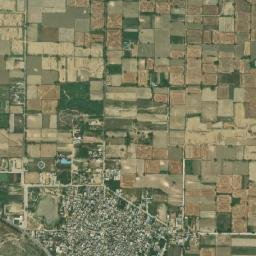
#> input picture datasets_images/real/delhi/test/clean/15_23389_13639.jpg, 256 x 256 px; its folder holds only this picture in this run
$ python test_zero_pm25.py
#> lines starting #> are read from the running program, lines starting #| are printed output that depends on the picture
### visualization.py
"""
Visualization Module
Generates visual outputs for PM2.5 estimation results.
Creates heatmaps, before/after comparisons, dehazed images, and time-series graphs.
"""

import cv2
import numpy as np
import matplotlib
matplotlib.use('Agg')
import matplotlib.pyplot as plt
import matplotlib.ticker as mticker
from datetime import datetime, timedelta
import os
import csv
from typing import Dict, Tuple, List


class PM25Visualizer:
    """Creates visualizations for PM2.5 estimation results."""

    def __init__(self, results_dir: str = 'static/results'):
        self.results_dir = results_dir
        os.makedirs(results_dir, exist_ok=True)
        plt.rcParams.update({
            'figure.facecolor': '#ffffff',
            'axes.facecolor': '#fafbff',
            'axes.edgecolor': '#d1d5db',
            'axes.labelcolor': '#374151',
            'text.color': '#111827',
            'xtick.color': '#6b7280',
            'ytick.color': '#6b7280',
            'grid.color': '#e5e7eb',
            'grid.alpha': 0.6,
            'font.family': 'sans-serif',
            'font.size': 11,
        })

    def create_heatmap(self, image_path: str, pm25_value: float,
                       output_name: str = 'heatmap.png') -> str:
        """
        Create professional PM2.5 heatmap with circular hotspot zones.
        Red centers (pollution) → Yellow rings → Green (clean air).
        Similar to environmental monitoring heatmaps.
        """
#> called with pm25_value = 0, output_name = 'test_pm25_zero_good_air.png'
        image = cv2.imread(image_path)
#> image is the input picture: shape (256, 256, 3); mean B, G, R 96.9, 125.7, 126.8
        image = cv2.resize(image, (800, 600), interpolation=cv2.INTER_LANCZOS4)
#> image: shape (600, 800, 3)

        height, width = image.shape[:2]

        # Convert to grayscale for analysis
        gray = cv2.cvtColor(image, cv2.COLOR_BGR2GRAY).astype(np.float32)
        hsv = cv2.cvtColor(image, cv2.COLOR_BGR2HSV).astype(np.float32)
        rgb = cv2.cvtColor(image, cv2.COLOR_BGR2RGB).astype(np.float32)

        # DETECT POLLUTION HOTSPOT LOCATIONS
        # Identify where pollution concentrations are likely

        # 1. Haze/Aerosol Detection
        brightness = hsv[:, :, 2] / 255.0
        saturation = hsv[:, :, 1] / 255.0
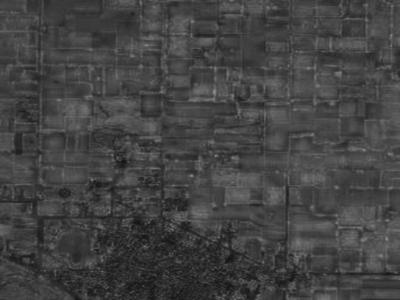
#> saturation: shape (600, 800) float32 (shown at 1/2 size); min 0.0627, max 0.612, mean 0.261
        haze_map = brightness * (1.0 - saturation)

        # 2. Non-vegetation areas (urban/industrial)
        r = rgb[:, :, 0] / 255.0
        g = rgb[:, :, 1] / 255.0
        b = rgb[:, :, 2] / 255.0
        veg_index = (g - r) / (g + r + 1e-6)
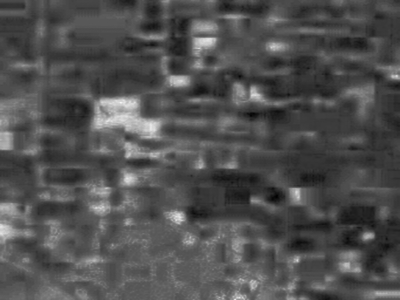
#> veg_index: shape (600, 800) float32 (shown at 1/2 size); min -0.135, max 0.306, mean 0.00294; drawn with min black and max white
        non_veg_map = 1.0 - np.clip((veg_index + 1.0) / 2.0, 0, 1)
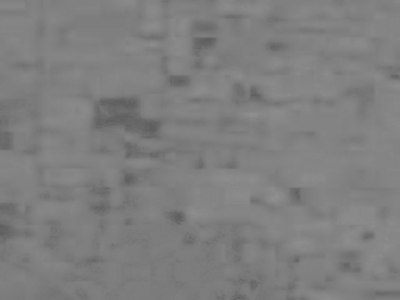
#> non_veg_map: shape (600, 800) float32 (shown at 1/2 size); min 0.347, max 0.568, mean 0.499

        # 3. Brown/dust colored areas
        brown_map = np.abs(r - b) / (r + b + 0.1)
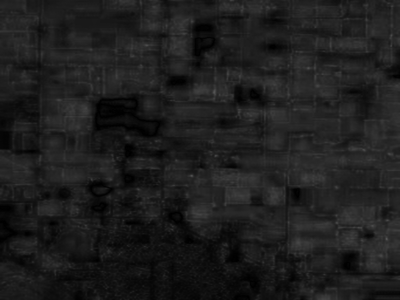
#> brown_map: shape (600, 800) float32 (shown at 1/2 size); min 0, max 0.359, mean 0.118
        brown_map = np.clip(brown_map, 0, 1)

        # Combined pollution potential map
        pollution_potential = (0.4 * haze_map + 0.3 * non_veg_map + 0.3 * brown_map)
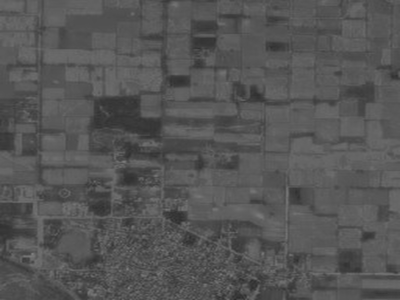
#> pollution_potential: shape (600, 800) float32 (shown at 1/2 size); min 0.146, max 0.514, mean 0.337
        pollution_potential = np.clip(pollution_potential, 0, 1)

        # Smooth the map
        pollution_potential = cv2.GaussianBlur(pollution_potential, (21, 21), 0)

        # FIND HOTSPOT CENTERS using local maxima
        # Determine number of hotspots based on PM2.5 level
        # NO hotspots for good air quality (PM2.5 <= 12)
        if pm25_value <= 12:
            num_hotspots = 0  # Good air = no pollution marking
            hotspot_intensity = 0.0
        elif pm25_value <= 35:
            num_hotspots = 1  # Moderate = minimal hotspots
            hotspot_intensity = 0.4
        elif pm25_value <= 55:
            num_hotspots = 3  # Sensitive = light hotspots
            hotspot_intensity = 0.6
        elif pm25_value <= 80:
            num_hotspots = 6
            hotspot_intensity = 0.75
        elif pm25_value > 150:
            num_hotspots = 15
            hotspot_intensity = 0.95
        else:  # 80 < PM2.5 <= 150
            num_hotspots = 10
            hotspot_intensity = 0.85

        # Find local maxima in pollution potential
        hotspots = []
        pollution_copy = pollution_potential.copy()

        for _ in range(num_hotspots):
            if np.max(pollution_copy) < 0.2:
                break
            # Find strongest point
            max_idx = np.unravel_index(np.argmax(pollution_copy), pollution_copy.shape)
            y, x = max_idx
            strength = pollution_copy[y, x]
            hotspots.append((x, y, strength))

            # Suppress area around this point
            y_min = max(0, y - 50)
            y_max = min(height, y + 50)
            x_min = max(0, x - 50)
            x_max = min(width, x + 50)
            pollution_copy[y_min:y_max, x_min:x_max] *= 0.3
#> after the loop, hotspots = []

        # CREATE HEATMAP with circular hotspot zones
        heatmap = np.zeros((height, width), dtype=np.float32)

        # Draw each hotspot as a radial gradient
        y_mesh, x_mesh = np.meshgrid(np.arange(height), np.arange(width), indexing='ij')

        for cx, cy, strength in hotspots:
            # Distance from hotspot center
            distance = np.sqrt((x_mesh - cx) ** 2 + (y_mesh - cy) ** 2)

            # Radial gradient from center
            # Inner radius (hot red zone)
            inner_radius = 30
            # Outer radius (green zone)
            outer_radius = 100

            # Create gradient: 1.0 at center, 0 at outer_radius
            zone = np.exp(-(distance ** 2) / (2 * (outer_radius ** 2) * 0.5))
            zone *= (strength * hotspot_intensity)

            heatmap = np.maximum(heatmap, zone)
#> this loop made 0 passes
#> heatmap: shape (600, 800) float32; every value is 0

        # Normalize heatmap
        if np.max(heatmap) > 0:
            heatmap = heatmap / np.max(heatmap)

        # Generate RGB heatmap with Green-Yellow-Red gradient
        heatmap_rgb = np.zeros((height, width, 3), dtype=np.uint8)

        for y in range(height):
            for x in range(width):
                value = heatmap[y, x]

                if value < 0.33:
                    # Green zone (0.0-0.33)
                    ratio = value / 0.33
                    r = int(127 * ratio)
                    g = 200
                    b = int(100 * (1 - ratio))
                elif value < 0.67:
                    # Yellow zone (0.33-0.67)
                    ratio = (value - 0.33) / 0.34
                    r = int(127 + 128 * ratio)
                    g = int(200 - 75 * ratio)
                    b = 50
                else:
                    # Red zone (0.67-1.0)
                    ratio = (value - 0.67) / 0.33
                    r = 255
                    g = int(125 - 100 * ratio)
                    b = int(50 - 40 * ratio)

                heatmap_rgb[y, x] = [b, g, r]  # BGR format for OpenCV
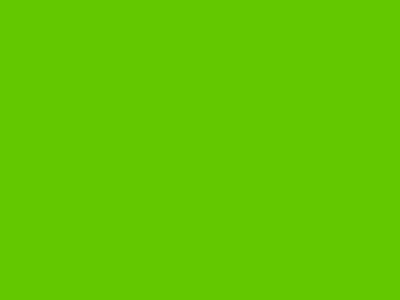
#> heatmap_rgb: shape (600, 800, 3) (shown at 1/2 size); mean R, G, B 100, 200, 0

        # Blend heatmap with original image
        heatmap_rgb_float = heatmap_rgb.astype(np.float32) / 255.0
        image_float = image.astype(np.float32) / 255.0

        # 60% heatmap, 40% original image
        blended = (0.6 * heatmap_rgb_float + 0.4 * image_float) * 255
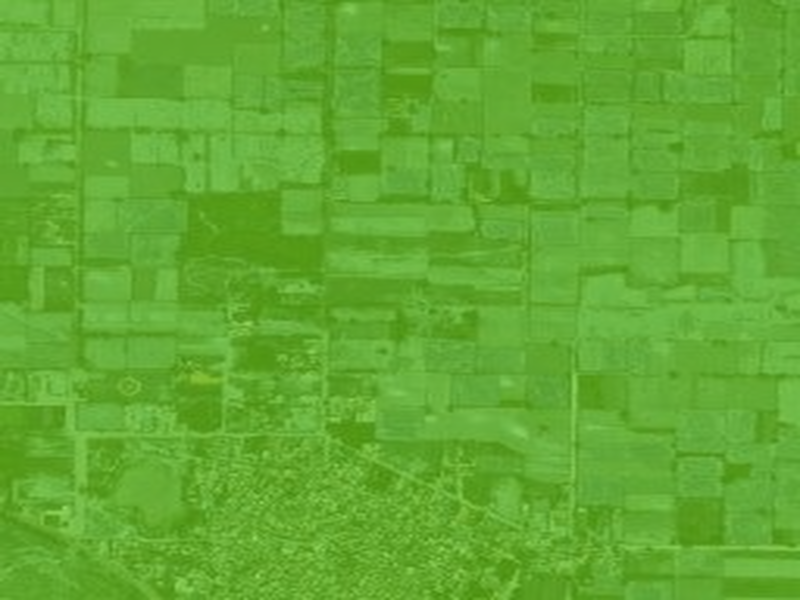
#> blended: shape (600, 800, 3) float32; mean R, G, B 98.8, 170.4, 50.7
        blended = np.clip(blended, 0, 255).astype(np.uint8)
        blended_rgb = cv2.cvtColor(blended, cv2.COLOR_BGR2RGB)

        # Visualization
        fig, ax = plt.subplots(figsize=(14, 10), dpi=100)
        ax.imshow(blended_rgb)

        # Title
        ax.set_title(f'PM2.5 Pollution Hotspot Heatmap  |  Level: {pm25_value:.1f} µg/m³',
                     fontsize=16, fontweight='bold', pad=20, color='#000000')
        ax.axis('off')

        # Determine air quality category
        if pm25_value <= 12:
            category = "GOOD - Air quality is satisfactory"
            color = '#00D084'
        elif pm25_value <= 35:
            category = "MODERATE - Acceptable air quality"
            color = '#7FDB4E'
        elif pm25_value <= 55:
            category = "SENSITIVE - Sensitive groups may be affected"
            color = '#FFB300'
        elif pm25_value <= 150:
            category = "UNHEALTHY - General public may experience issues"
            color = '#FF5050'
        else:
            category = "HAZARDOUS - Emergency conditions"
            color = '#8B0000'

        # Add legend
        legend_text = f"{category}\n\nHotspot Legend:\nRed = High Pollution | Yellow = Moderate | Green = Clean Air"
        fig.text(0.5, 0.02, legend_text, ha='center', fontsize=11,
                fontweight='bold', color=color, bbox=dict(boxstyle='round',
                facecolor='#ffffff', alpha=0.9, edgecolor=color, linewidth=2))

        plt.tight_layout()
        output_path = os.path.join(self.results_dir, output_name)
        plt.savefig(output_path, dpi=150, bbox_inches='tight', facecolor='#ffffff')
        plt.close()

        print(f"✓ Heatmap generated: {output_path}")
        print(f"  PM2.5 Level: {pm25_value:.1f} µg/m³ | Hotspots: {len(hotspots)} | Status: {category}")
#|   PM2.5 Level: 0.0 µg/m³ | Hotspots: 0 | Status: GOOD - Air quality is satisfactory

        return output_path

    # [203 lines left out: functions _generate_dehazed_image, create_dehazed, create_before_after, create_timeseries_graph, create_feature_chart, create_all_visualizations, not called in this run]

### test_zero_pm25.py
#!/usr/bin/env python3
"""Test heatmap generation with PM2.5=0.0 (good air quality)"""

import os
import glob
from visualization import PM25Visualizer

# Find first available image
images = glob.glob('datasets_images/real/delhi/test/clean/*.jpg') + \
         glob.glob('datasets_images/real/delhi/test/clean/*.jpeg')

if not images:
    print("No test images found. Checking alternate paths...")
    images = glob.glob('datasets_images/**/*.jpg', recursive=True) + \
             glob.glob('datasets_images/**/*.jpeg', recursive=True)

if images:
    test_image = images[0]
    print(f"Testing with image: {test_image}")

    visualizer = PM25Visualizer(results_dir='static/results')

    # Test with PM2.5 = 0.0 (GOOD air quality - should show NO red areas)
    output = visualizer.create_heatmap(test_image, pm25_value=0.0,
                                      output_name='test_pm25_zero_good_air.png')

    print("\n✓ Heatmap generated for PM2.5=0.0 µg/m³")
    print("  Expected: Clean satellite image with NO red hotspots")
    print(f"  Output: {output}")

else:
    print("ERROR: No test images found!")

$ run again, on datasets_images/real/delhi/test/clean/15_23394_13650.jpg
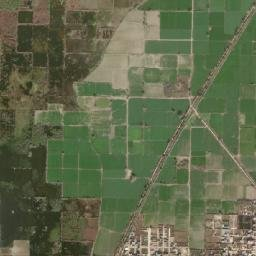
#> input picture datasets_images/real/delhi/test/clean/15_23394_13650.jpg, 256 x 256 px
#> in create_heatmap, image is the input picture: shape (256, 256, 3); mean B, G, R 76.2, 105.3, 97.3
#> image: shape (600, 800, 3)
#> in create_heatmap, `pollution_potential = (0.4 * haze_map + 0.3 * non_veg_map + 0.3 * brow..`:
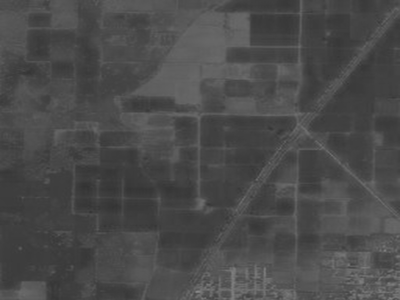
#> pollution_potential: shape (600, 800) float32 (shown at 1/2 size); min 0.194, max 0.549, mean 0.295
#> after the loop in create_heatmap, `for _ in range(num_hotspots):`: hotspots = []
#> in create_heatmap, `blended = (0.6 * heatmap_rgb_float + 0.4 * image_float) * 255`:
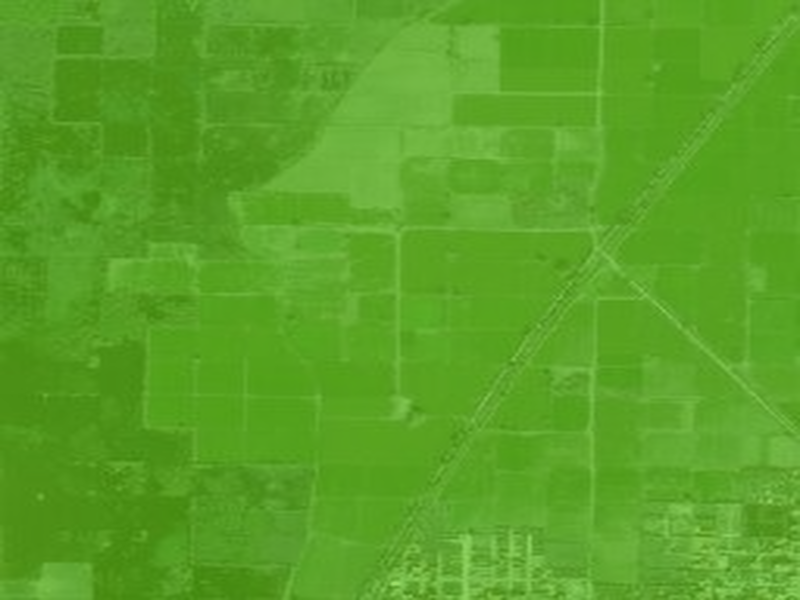
#> blended: shape (600, 800, 3) float32; mean R, G, B 90.5, 162.1, 39
#|   PM2.5 Level: 0.0 µg/m³ | Hotspots: 0 | Status: GOOD - Air quality is satisfactory

$ run again, on datasets_images/real/delhi/test/clean/15_23394_13661.jpg
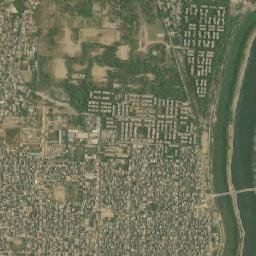
#> input picture datasets_images/real/delhi/test/clean/15_23394_13661.jpg, 256 x 256 px
#> in create_heatmap, image is the input picture: shape (256, 256, 3); mean B, G, R 89.9, 114.2, 111.1
#> image: shape (600, 800, 3)
#> in create_heatmap, `pollution_potential = (0.4 * haze_map + 0.3 * non_veg_map + 0.3 * brow..`:
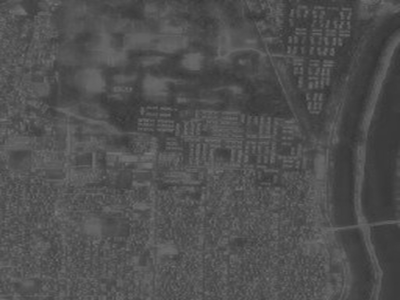
#> pollution_potential: shape (600, 800) float32 (shown at 1/2 size); min 0.199, max 0.486, mean 0.315
#> after the loop in create_heatmap, `for _ in range(num_hotspots):`: hotspots = []
#> in create_heatmap, `blended = (0.6 * heatmap_rgb_float + 0.4 * image_float) * 255`:
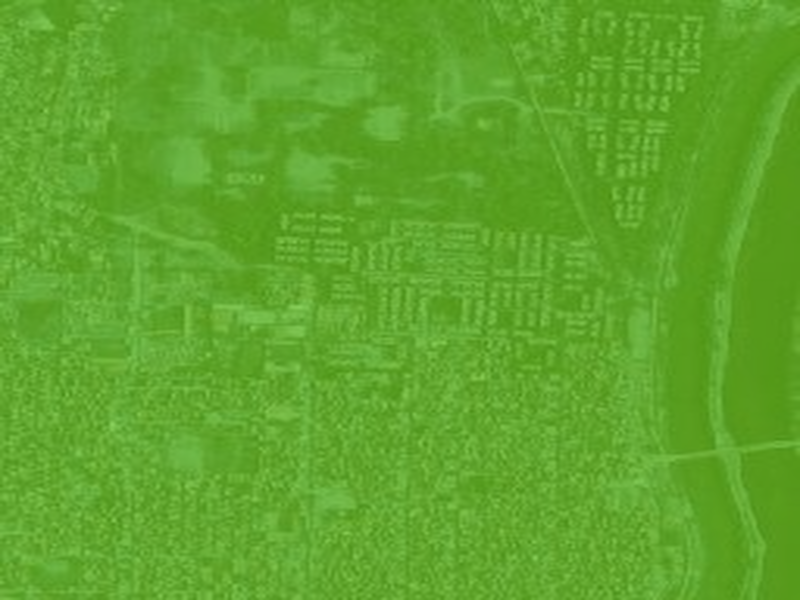
#> blended: shape (600, 800, 3) float32; mean R, G, B 96, 165.7, 44.5
#|   PM2.5 Level: 0.0 µg/m³ | Hotspots: 0 | Status: GOOD - Air quality is satisfactory
